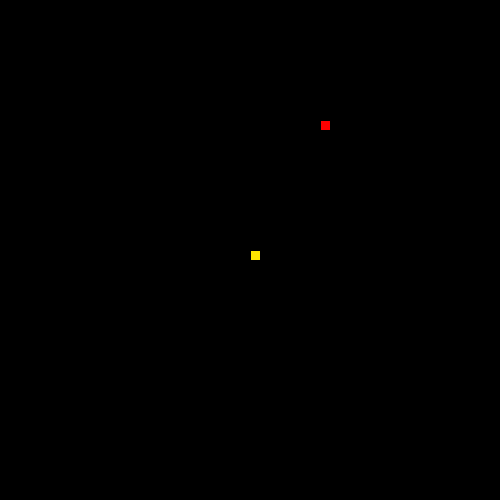
Frame 1 (no input)
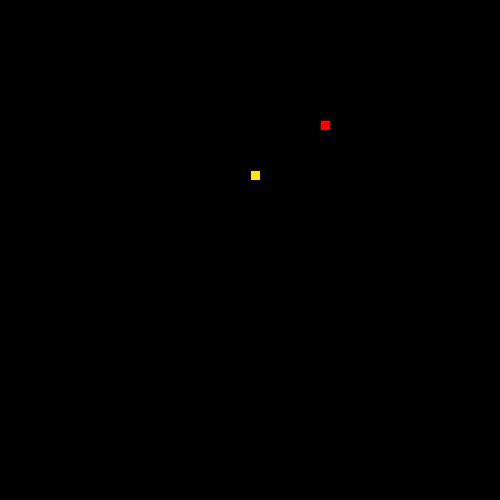
Frame 60 (the mouse pressed at the canvas centre just before this capture)
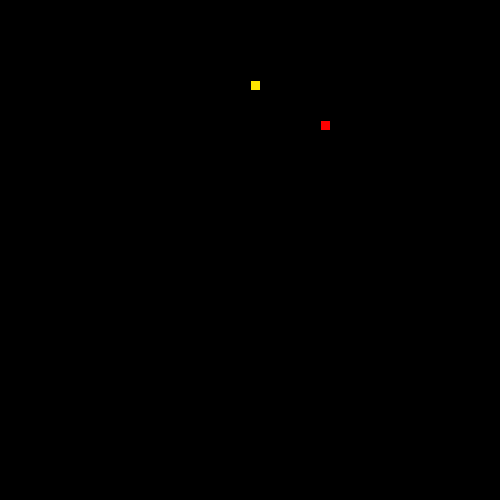
Frame 120 (the mouse held since frame 60 and released just before this capture)

The Processing sketch that drew these frames (run headless with seeded random() and noise(); from frame 60 on, the mouse is pressed at the canvas centre):

// Processing sketch: SnakeRecipe
// ── SnakeRecipe.pde

// 1. Follow the recipe instructions inside the Segment class.
//ok
// The Segment class will be used to represent each part of the moving snake.
import java.util.Random;
boolean isEating = true;
Random r = new Random();
ArrayList<Segment> tail = new ArrayList<Segment>();
class Segment {

  //2. Create x and y member variables to hold the location of each segment.
  int x = 250;
  int y = 250;

  // 3. Add a constructor with parameters to initialize each variable.
  Segment(int x, int y) {
    this.x = x;
    this.y = y;


    // 4. Add getter and setter methods for both the x and y member variables.
  }

  int getX() {
    return x;
  }
  int getY() {
    return y;
  }

  void setX(int newX) {
    x = newX;
  }
  void setY(int newY) {
    y = newY;
  }
}
// 5. Create (but do not initialize) a Segment variable to hold the head of the Snake
Segment head;


// 6. Create and initialize a String to hold the direction of your snake e.g. "up"
String dir = "up";


// 7. Create and initialize a variable to hold how many pieces of food the snake has eaten.
// give it a value of 1 to start.
int food = 0;


// 8. Create and initialize foodX and foodY variables to hold the location of the food.

// (Hint: use the random method to set both the x and y to random locations within the screen size (500 by 500).)

int foodX = ((int)random(50)*10);
int foodY = ((int)random(50)*10);


void setup() {

  // 9. Set the size of your sketch (500 by 500).

  size(500, 500);


  // 10. initialize your head to a new segment.
  head = new Segment(250, 250);

  // 11. Use the frameRate(int rate) method to set the rate to 20.
  frameRate(20);
}


void draw() {

  background(0);


  //12. Call the manageTail, drawFood, drawSnake, move, and collision methods.
 
  drawFood();
  drawSnake();
  move();
  collision();
  
   
}


// 13. Complete the drawFood method below. (Hint: each piece of food should be a 10 by 10 rectangle).

void drawFood() {
  fill(255, 0, 0);



  rect(foodX, foodY, 10, 10);
}
//14. Draw the snake head (use a 10 by 10 rectangle)

void drawSnake() {
  fill(#FFE600);
  rect( head.getX(), head.getY(), 10, 10);
manageTail();
  //test your code
}


// 15. Complete the move method below.

void move() {

  // 16. Using a switch statement, make your snake head move by 10 pixels in the correct direction.
  //This is an incomplete switch statement:

  switch(dir) {
  case "up":
    head.setY(head.getY()-10);
    break;
  case "down":
    head.setY(head.getY()+10);
    break;
  case "left":
    head.setX(head.getX()-10);
    break;
  case "right":
    head.setX(head.getX()+10); 
    break;
  }



  // 17. Call the checkBoundaries method to make sure the snake head doesn't go off the screen.
  checkBoundaries();
}


// 18. Complete the keyPressed method below. Use if statements to set your direction variable depending on what key is pressed.

void keyPressed() {
  if (keyCode == UP && !dir.equals( "down")) {
    dir = "up";
  } else if (keyCode == DOWN && !dir.equals("up")) {
    dir = "down";
  } else if (keyCode == LEFT && !dir.equals("right")) {
    dir = "left";
  } else if (keyCode == RIGHT && !dir.equals("left")) {
    dir = "right";
  }
}



// 19. check if your head is out of bounds (teleport your snake head to the other side).

void checkBoundaries() {
  if (head.getX()<0 ) {
    head.setX(500);
  } 
  if (head.getX()>500 ) {
    head.setX(0);
  } 
  if (head.getY()<0  ) {
    head.setY(500);
  } 
  if (head.getY()>500 ) {
    head.setY(0);
  }
}



//20. Make sure that the key for your current direction’s opposite doesn’t work(i.e. If you’re going up, down key shouldn’t work)



// 21. Complete the missing parts of the collision method below.

void collision() {

  // If the segment is colliding with a piece of food...
  // Increase the amount of food eaten and set foodX and foodY to new random locations.
  if (head.getX() == foodX && head.getY() == foodY) {
    foodX = ((int)random(50)*10);
    foodY = ((int)random(50)*10);
    food +=1;
  }




  /**
   
   ** Part 2: making the tail (the rest of the snake)
   
   **/

  //  1. Create and initialize an ArrayList of Segments. (This will be your snake tail!)


  // 2. Complete the missing parts of the manageTail method below and call it in the draw method.
}
void manageTail() {

  //Call the drawTail and checkTailCollision methods.
  drawTail();
  checkTailCollision();
  
  // Add a new Segment to your ArrayList that has the same X and Y as the head of your snake.
  tail.add(new Segment(head.getX(), head.getY()));
  // To keep your tail the right length:
  // while the tail size is greater than the number of food pieces eaten, remove the first Segment in your tail.
  while(tail.size()>food) {
    tail.remove(0);
  }
}

void drawTail() {
  // Draw a 10 by 10 rectangle for each Segment in your snake ArrayList.
  for (Segment s: tail) {
    fill(0, 255, 0);
    rect(s.getX(), s.getY(), 10, 10);
  }
}


// 3. Complete the missing parts of the bodyCollision method below.

void checkTailCollision() {

  // If your head has the same location as one of your segments...
  for(Segment i : tail)
  if(head.getX() == i.getX() && head.getY() == i.getY()){
  
  food = 0;
  // reset your food variable

  //Call this method at the beginning of your manageTail method.
}}
